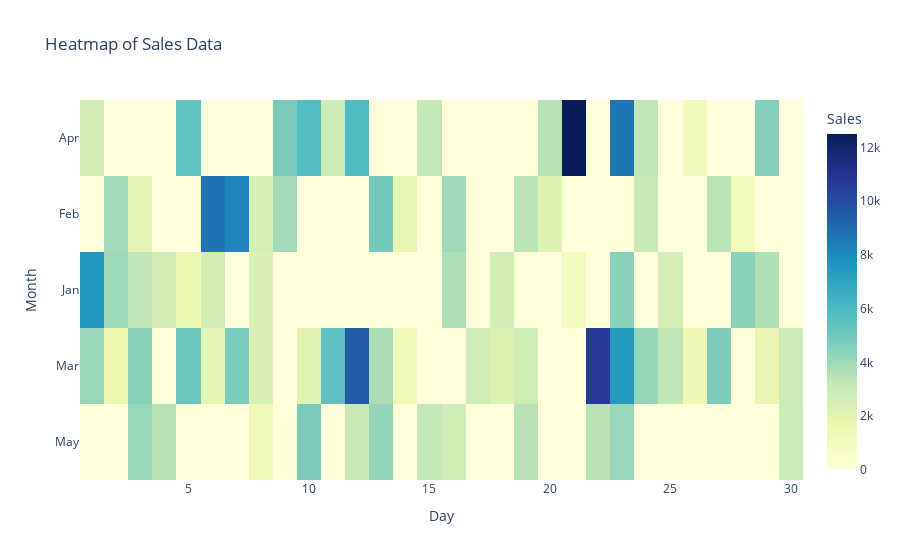

Notebook code cell kept with this figure:
### Code cell
pivot_table = df.pivot_table(values='Sales', index='Month', columns='Day', aggfunc='sum').fillna(0)

# Create the heatmap using Plotly Express
fig = px.imshow(pivot_table, labels={'x': 'Day', 'y': 'Month', 'color': 'Sales'}, 
x=pivot_table.columns, y=pivot_table.index, 
color_continuous_scale='YlGnBu',title='Heatmap of Sales Data')

# Show the plot
fig.show()

### Figure 1 — Plotly figure (JSON) as saved in the notebook; plotly's stock layout.template omitted (floating-point values rounded to 4 significant figures; data arrays with more than 128 entries replaced by an {"elided": "..."} marker saying what was removed)
{"data": [{"coloraxis": "coloraxis", "hovertemplate": "Day: %{x}<br>Month: %{y}<br>Sales: %{z}<extra></extra>", "name": "0", "type": "heatmap", "x": [1, 2, 3, 4, 5, 6, 7, 8, 9, 10, 11, 12, 13, 14, 15, 16, 17, 18, 19, 20, 21, 22, 23, 24, 25, 26, 27, 28, 29, 30], "xaxis": "x", "y": ["Apr", "Feb", "Jan", "Mar", "May"], "yaxis": "y", "z": {"elided": "5x30 int values"}}], "layout": {"coloraxis": {"colorbar": {"title": {"text": "Sales"}}, "colorscale": [[0, "rgb(255,255,217)"], [0.125, "rgb(237,248,177)"], [0.25, "rgb(199,233,180)"], [0.375, "rgb(127,205,187)"], [0.5, "rgb(65,182,196)"], [0.625, "rgb(29,145,192)"], [0.75, "rgb(34,94,168)"], [0.875, "rgb(37,52,148)"], [1, "rgb(8,29,88)"]]}, "title": {"text": "Heatmap of Sales Data"}, "xaxis": {"anchor": "y", "constrain": "domain", "domain": [0, 1], "scaleanchor": "y", "title": {"text": "Day"}}, "yaxis": {"anchor": "x", "autorange": "reversed", "constrain": "domain", "domain": [0, 1], "title": {"text": "Month"}}}}
